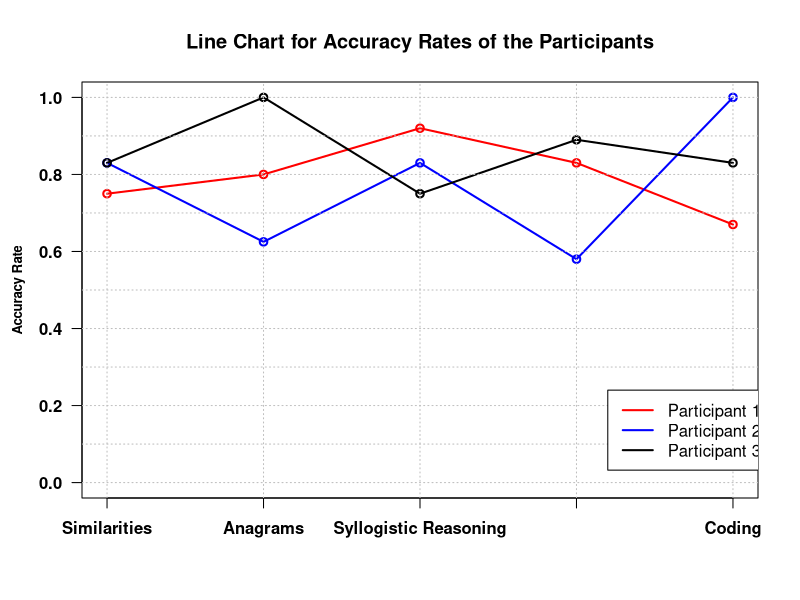

Reproduce this figure in R.
accu1 <- c(75,80,92,83,67)/100
accu2 <- c(83,62.5,83,58,100)/100
accu3 <- c(83,100,75,89,83)/100

plot(accu1,type = "o",col = "red",
     main="Line Chart for Accuracy Rates of the Participants",
     xaxt = "none", yaxt = "none", lwd = 2, ylim = c(0,1), xlab = " ", 
     ylab = " ")

lines(accu2, type = "o", col = "blue", lwd = 2)
lines(accu3, type = "o", col = "black", lwd = 2)

axis(1, at=1:5, labels=c("Similarities","Anagrams","Syllogistic Reasoning",
                         "Data Sufficiency","Coding"), font = 2)
axis(2, at=seq(0,1,0.2), las = 2, font = 2)

abline(h=seq(0,1,0.1), v=seq(1,5, 1), lty=3, col="gray")
mtext(side=2, line=2, "Accuracy Rate\n", col="black", 
      font=2,cex=0.8)

legend(4.2, 0.24, legend=c("Participant 1", "Participant 2", "Participant 3"),
       col=c("red", "blue","black"), lty=1, cex=1, lwd = 2)